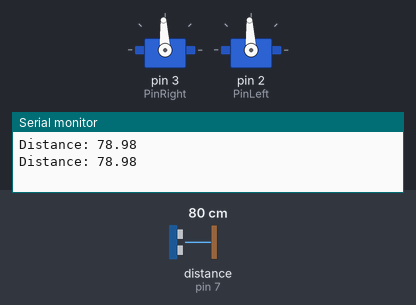
Bench run of a sketch on a simulated Arduino Uno, built with avr-gcc and run on an emulated ATmega328P. On the bench: 2 × servo, the last lines printed to the serial monitor. Wiring (inferred from the names in the program): ultrasonic range finder: trigger pin 6; echo pin 7. Inputs (shaded band) come from the test bench; at power-on: distance to the obstacle (sensor on pin 7) 80 cm. The echo pulse lasts 58.3 µs per cm.

Above: at 1.8 s.
1.9 s: distance to the obstacle (sensor on pin 7) set to 35 cm
5.4 s: distance to the obstacle (sensor on pin 7) set to 29 cm
At 6.5 s:
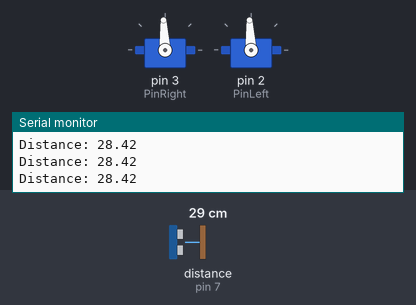
9.5 s: distance to the obstacle (sensor on pin 7) set to 60 cm
At 9.9 s:
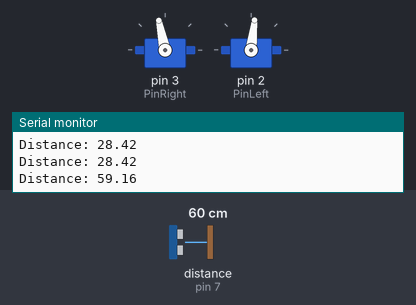
13.5 s: distance to the obstacle (sensor on pin 7) set to 18 cm
At 14.2 s:
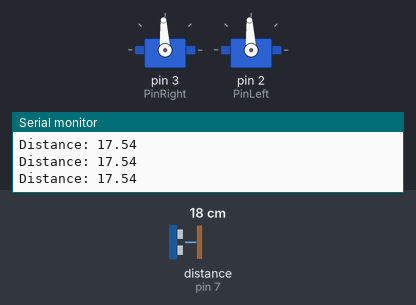
Timing chart, 0 to 16.0 s (numbered marks = the images above; inputs shaded):
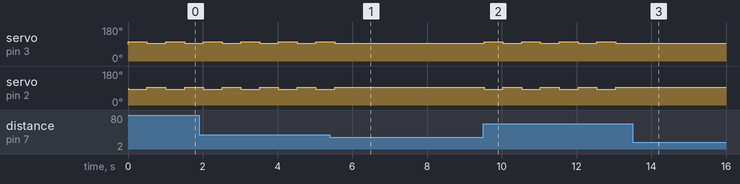

The sketch:

Pratica03_4.ino
```cpp
#include <Servo.h>
//6 e 7 para sonar
// Define os pinos dos servos
#define PinRight 3
#define PinLeft 2

Servo servoRight;
Servo servoLeft;

/* Sonar */
#define echo_PIN 7
#define trigger_PIN 6
float distance;
float menor_dist;

void setup() {
  // Configura os pinos dos servos como saídas
  pinMode(PinRight, OUTPUT);
  pinMode(PinLeft, OUTPUT);

  // Inicializa os objetos dos servos
  servoRight.attach(PinRight);
  servoLeft.attach(PinLeft);

  /* Sonar */
  Serial.begin(9600);
  pinMode(trigger_PIN, OUTPUT);
  pinMode(echo_PIN, INPUT);
}

void moveForward(int speed) {
  // Define a velocidade para frente
  servoRight.writeMicroseconds(1500 + speed);
  servoLeft.writeMicroseconds(1500 - speed);
}

void stop() {
  // Para ambos os motores
  servoRight.writeMicroseconds(1500);
  servoLeft.writeMicroseconds(1500);
}

float readDistance() {
  digitalWrite(trigger_PIN, LOW);
  delayMicroseconds(2);
  digitalWrite(trigger_PIN, HIGH);
  delayMicroseconds(10);
  digitalWrite(trigger_PIN, LOW);
  int duration = pulseIn(echo_PIN, HIGH);
  distance = duration * 0.034/2;
  Serial.print("Distance: ");
  Serial.println(distance);
  return distance; //Constante obtida com calibração
}

void loop() {
  distance = readDistance();
  if(distance > 30){
    // Move para frente com velocidade 100
    moveForward(100);
    // Espere por um segundo
    delay(500);
    // Pare
    stop();
    // Espere por um segundo
    delay(500);
  }
}
```

Measured:
- the behaviour switches between 31 and 30 cm on distance to the obstacle (sensor on pin 7) (found by bisection; images 0 and 1)
- after the input at 5.4 s, servo on pin 3 (PinRight), servo on pin 2 (PinLeft): goes on until 5.5 s, then stays 93°
- after the input at 9.5 s, servo on pin 3 (PinRight): alternates 102° for 0.50 s and 93° for 0.50 s, starting at once; servo on pin 2 (PinLeft): alternates 93° for 0.50 s and 83° for 0.50 s, starting at once
- after the input at 13.5 s, servo on pin 3 (PinRight), servo on pin 2 (PinLeft): stops changing and stays 93°
- by itself, servo on pin 3 (PinRight): alternates 102° for 0.50 s and 93° for 0.50 s
- by itself, servo on pin 2 (PinLeft): alternates 93° for 0.50 s and 83° for 0.50 s
